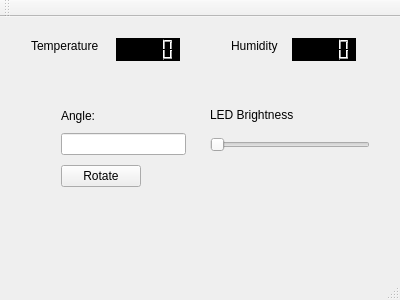
<?xml version="1.0" encoding="UTF-8"?>
<ui version="4.0">
 <class>MainWindow</class>
 <widget class="QMainWindow" name="MainWindow">
  <property name="geometry">
   <rect>
    <x>0</x>
    <y>0</y>
    <width>400</width>
    <height>300</height>
   </rect>
  </property>
  <property name="windowTitle">
   <string>MainWindow</string>
  </property>
  <widget class="QWidget" name="centralWidget">
   <widget class="QLCDNumber" name="lcdHumidity">
    <property name="geometry">
     <rect>
      <x>292</x>
      <y>21</y>
      <width>64</width>
      <height>23</height>
     </rect>
    </property>
    <property name="autoFillBackground">
     <bool>false</bool>
    </property>
    <property name="styleSheet">
     <string notr="true">background-color: rgb(328, 6, 6)</string>
    </property>
   </widget>
   <widget class="QLabel" name="label_3">
    <property name="geometry">
     <rect>
      <x>231</x>
      <y>21</y>
      <width>55</width>
      <height>16</height>
     </rect>
    </property>
    <property name="text">
     <string>Humidity</string>
    </property>
   </widget>
   <widget class="QLabel" name="label_2">
    <property name="geometry">
     <rect>
      <x>31</x>
      <y>21</y>
      <width>79</width>
      <height>16</height>
     </rect>
    </property>
    <property name="text">
     <string>Temperature</string>
    </property>
   </widget>
   <widget class="QLCDNumber" name="lcdTemperature">
    <property name="geometry">
     <rect>
      <x>116</x>
      <y>21</y>
      <width>64</width>
      <height>23</height>
     </rect>
    </property>
    <property name="font">
     <font>
      <pointsize>14</pointsize>
     </font>
    </property>
    <property name="autoFillBackground">
     <bool>false</bool>
    </property>
    <property name="styleSheet">
     <string notr="true">background-color: rgb(328, 6, 6)</string>
    </property>
   </widget>
   <widget class="QPushButton" name="servoRotate_PB">
    <property name="geometry">
     <rect>
      <x>61</x>
      <y>148</y>
      <width>80</width>
      <height>22</height>
     </rect>
    </property>
    <property name="text">
     <string>Rotate</string>
    </property>
   </widget>
   <widget class="QLineEdit" name="servoAngle_EL">
    <property name="geometry">
     <rect>
      <x>61</x>
      <y>116</y>
      <width>125</width>
      <height>22</height>
     </rect>
    </property>
   </widget>
   <widget class="QLabel" name="label">
    <property name="geometry">
     <rect>
      <x>61</x>
      <y>91</y>
      <width>39</width>
      <height>16</height>
     </rect>
    </property>
    <property name="text">
     <string>Angle:</string>
    </property>
   </widget>
   <widget class="QSlider" name="led_brightness_slider">
    <property name="geometry">
     <rect>
      <x>210</x>
      <y>120</y>
      <width>160</width>
      <height>16</height>
     </rect>
    </property>
    <property name="orientation">
     <enum>Qt::Horizontal</enum>
    </property>
   </widget>
   <widget class="QLabel" name="label_4">
    <property name="geometry">
     <rect>
      <x>210</x>
      <y>90</y>
      <width>131</width>
      <height>16</height>
     </rect>
    </property>
    <property name="text">
     <string>LED Brightness</string>
    </property>
   </widget>
  </widget>
  <widget class="QMenuBar" name="menuBar">
   <property name="geometry">
    <rect>
     <x>0</x>
     <y>0</y>
     <width>400</width>
     <height>19</height>
    </rect>
   </property>
  </widget>
  <widget class="QToolBar" name="mainToolBar">
   <attribute name="toolBarArea">
    <enum>TopToolBarArea</enum>
   </attribute>
   <attribute name="toolBarBreak">
    <bool>false</bool>
   </attribute>
  </widget>
  <widget class="QStatusBar" name="statusBar"/>
 </widget>
 <layoutdefault spacing="6" margin="11"/>
 <resources/>
 <connections/>
</ui>
